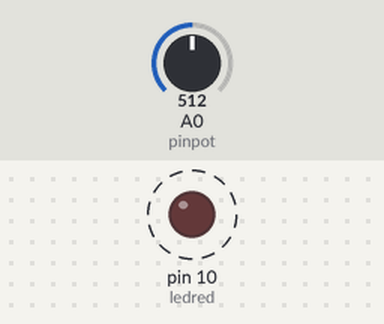
This sketch was run on a simulated Arduino Uno, built with avr-gcc and run on an emulated ATmega328P. On the bench: output pins drawn as LEDs (lit = HIGH). Dashed ring = blinking. The inputs (shaded band) are chosen by the test bench; at power-on: A0 (pinpot) = 512.

Above: at 1.7 s.
1.8 s: A0 (pinpot) set to 0
At 2.5 s:
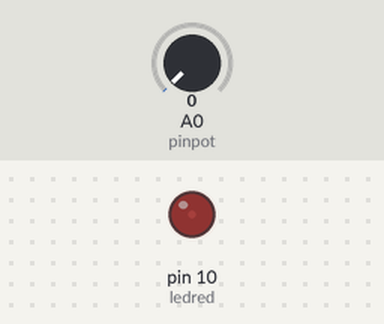
3.3 s: A0 (pinpot) set to 122
At 3.56 s:
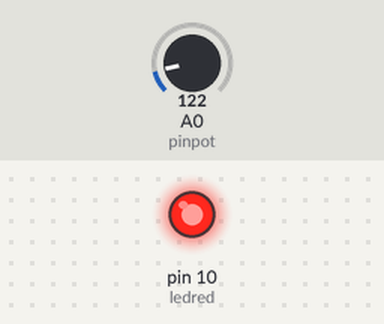
Timing chart, 0 to 12.8 s (numbered marks = the images above; inputs shaded):
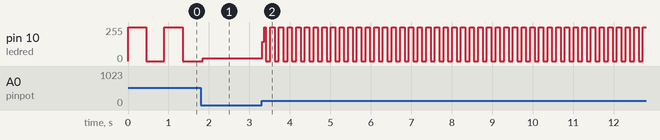

Measured:
- after the input at 3.3 s, pin 10 (ledred): 22/255 → 144/255 at once, then moves between 0/255 and 255/255, repeating every 0.64 s
- by itself, pin 10 (ledred): alternates 255/255 for 0.45 s and 0/255 for 0.45 s

The sketch:

making_led_move_quickly_or_slowly_using_the_P.Meter.ino
```cpp
int pinpot = A0;
int ledred = 10;
int Readvalue;
int delayled;


void setup() {
  Serial.begin(9600);
  pinMode(pinpot, INPUT);
  pinMode(ledred, OUTPUT);


  // put your setup code here, to run once:

}

void loop() {
  Readvalue = analogRead(pinpot);
  delayled = (900./1023.)*Readvalue;
  analogWrite(ledred, 255);
  delay(delayled);
  analogWrite(ledred,0);
  delay(delayled);


  // put your main code here, to run repeatedly:

}
```
